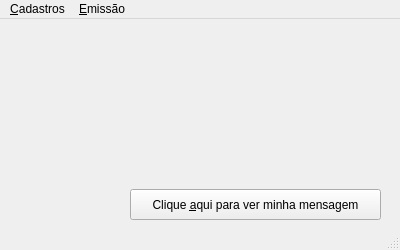
<?xml version="1.0" encoding="UTF-8"?>
<ui version="4.0">
 <class>MainWindow</class>
 <widget class="QMainWindow" name="MainWindow">
  <property name="geometry">
   <rect>
    <x>0</x>
    <y>0</y>
    <width>400</width>
    <height>250</height>
   </rect>
  </property>
  <property name="windowTitle">
   <string>Minister NFC-e</string>
  </property>
  <widget class="QWidget" name="centralwidget">
   <widget class="QPushButton" name="buttonMensagem">
    <property name="geometry">
     <rect>
      <x>130</x>
      <y>170</y>
      <width>251</width>
      <height>31</height>
     </rect>
    </property>
    <property name="text">
     <string>Clique &amp;aqui para ver minha mensagem</string>
    </property>
   </widget>
  </widget>
  <widget class="QMenuBar" name="menubar">
   <property name="geometry">
    <rect>
     <x>0</x>
     <y>0</y>
     <width>400</width>
     <height>20</height>
    </rect>
   </property>
   <widget class="QMenu" name="menu_Cadastros">
    <property name="title">
     <string>&amp;Cadastros</string>
    </property>
    <addaction name="actionDadosDaEmpresa"/>
    <addaction name="actionProdutosServicos"/>
    <addaction name="actionSair"/>
   </widget>
   <widget class="QMenu" name="menuEmiss_o">
    <property name="title">
     <string>&amp;Emissão</string>
    </property>
    <addaction name="actionEmitirNfce"/>
   </widget>
   <addaction name="menu_Cadastros"/>
   <addaction name="menuEmiss_o"/>
  </widget>
  <widget class="QStatusBar" name="statusbar">
   <property name="statusTip">
    <string>Este aplicativo é apenas uma demonstração.</string>
   </property>
  </widget>
  <action name="actionProdutosServicos">
   <property name="text">
    <string>&amp;Produtos e Serviços</string>
   </property>
  </action>
  <action name="actionDadosDaEmpresa">
   <property name="text">
    <string>&amp;Dados da Empresa</string>
   </property>
  </action>
  <action name="actionSair">
   <property name="text">
    <string>Sai&amp;r</string>
   </property>
  </action>
  <action name="actionEmitirNfce">
   <property name="text">
    <string>&amp;Emitir NFC-e</string>
   </property>
  </action>
 </widget>
 <resources/>
 <connections/>
</ui>
